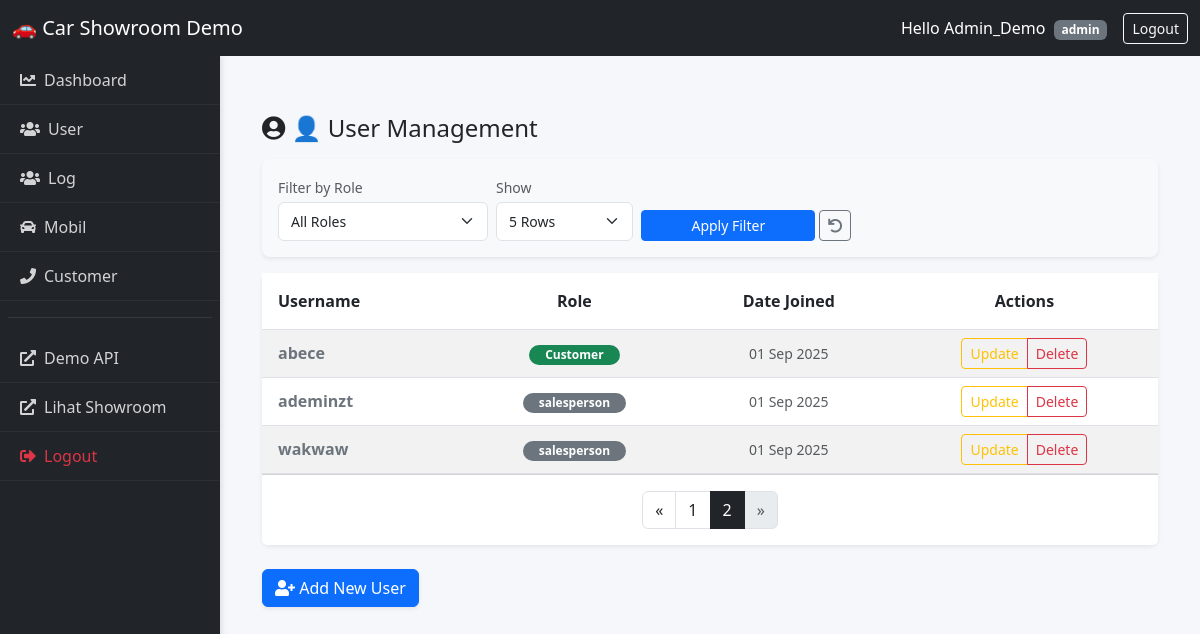
Page /users/?page=2&role=&paginate_by=5 (signed in) on the earlier database version.
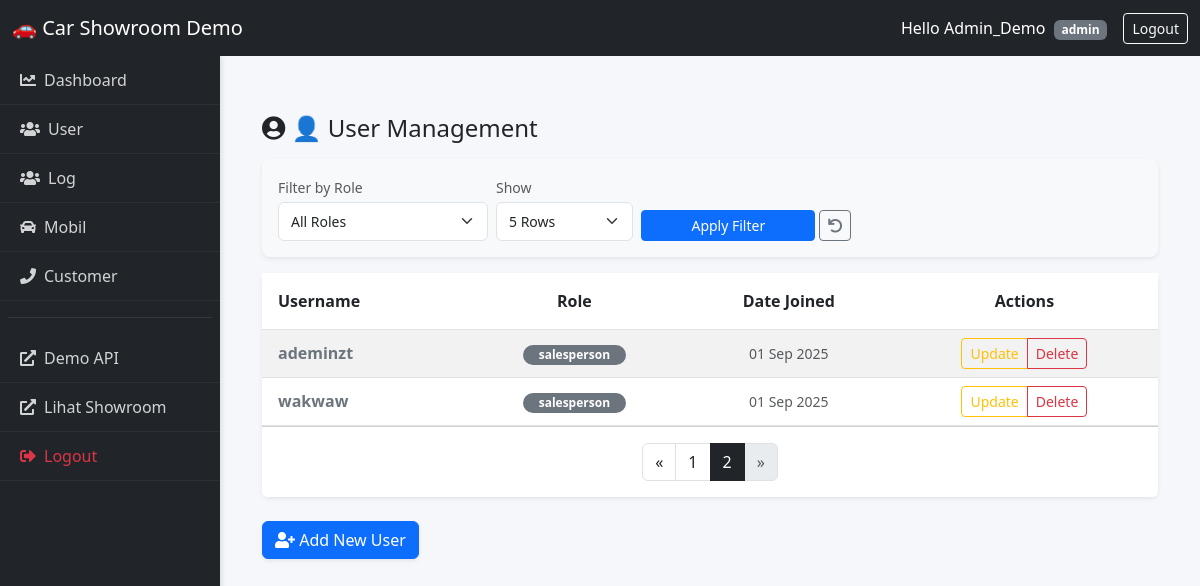
Same page on the later database version.
### users/models.py (models this page shows, shortened)
class User(AbstractUser):
    ROLE_CHOICES = (
        ("admin", "Admin"),
        ("salesperson", "Salesperson"),
        ("customer", "Customer"),
    )
    role = models.CharField(max_length=20, choices=ROLE_CHOICES, default="customer")

### cars/views.py (the view)
    def wrapper(request, *args, **kwargs):
        if request.user.is_authenticated and (request.user.is_superuser or request.user.role in ["admin"]):
            return view_func(request, *args, **kwargs)
        return redirect("carList")

### cars/views.py (called while the page is built)
def admin_required(view_func):
    def wrapper(request, *args, **kwargs):
        if request.user.is_authenticated and (request.user.is_superuser or request.user.role in ["admin"]):
            return view_func(request, *args, **kwargs)
        return redirect("carList")
    return wrapper

### demo/templates/demo/userlist_dashboard.html (shortened to what the changed rows need)
{% extends "demo/base.html" %}
{% block content %}
<div class="container-fluid mt-4">
    <div class="card shadow-sm border-0">
        <div class="card-body p-0">
            <div class="table-responsive">
                <table class="table table-hover table-striped align-middle mb-0">
                    <thead class="bg-dark text-white">
                        <tr>
                            <th class="py-3 ps-3">Username</th>
                            <th class="py-3 text-center">Role</th>
                            <th class="py-3 text-center">Date Joined</th>
                            <th class="py-3 text-center">Actions</th>
                        </tr>
                    </thead>
                    <tbody>
                        {% for user in users %}
                        <tr>
                            <td class="ps-3 fw-bold text-secondary">
                                {{ user.username }}
                            </td>
                            <td class="text-center">
                                {% if user.role == 'admin' %}
                                    <span class="badge bg-danger rounded-pill px-3">Admin</span>
                                {% elif user.role == 'sales' %}
                                    <span class="badge bg-warning text-dark rounded-pill px-3">Sales</span>
                                {% elif user.role == 'customer' %}
                                    <span class="badge bg-success rounded-pill px-3">Customer</span>
                                {% else %}
                                    <span class="badge bg-secondary rounded-pill px-3">{{ user.role|default:"No Role" }}</span>
                                {% endif %}
                            </td>
                            <td class="text-center text-muted small">
                                {{ user.date_joined|date:"d M Y" }}
                            </td>
                            <td class="text-center">
                                <div class="btn-group" role="group">
                                    <a href="{% url 'update_user' user.id %}" class="btn btn-sm btn-outline-warning" title="Edit User">
                                        Update
                                    </a>
                                    {% if user.id != request.user.id %}
                                        <a href="{% url 'delete_user' user.id %}" class="btn btn-sm btn-outline-danger"
                                           onclick="return confirm('Are you sure you want to delete user {{ user.username }}?');" title="Delete User">
                                            Delete
                                        </a>
                                    {% else %}
                                        <button class="btn btn-sm btn-outline-secondary" disabled title="Cannot delete yourself">Delete</button>
                                    {% endif %}
                                </div>
                            </td>
                        </tr>
                        {% endfor %}
                    </tbody>
                </table>
            </div>
        </div>
        <div class="card-footer bg-white py-3">
            <nav aria-label="Page navigation">
                <ul class="pagination justify-content-center m-0">
                    {% for num in users.paginator.page_range %}
                        {% if users.number == num %}
                            <li class="page-item active"><span class="page-link bg-dark border-dark">{{ num }}</span></li>
                        {% elif num > users.number|add:'-3' and num < users.number|add:'3' %}
                            <li class="page-item">
                                <a class="page-link text-dark" href="?page={{ num }}&role={{ selected_role|default:'' }}&paginate_by={{ items_per_page }}">
                                    {{ num }}
                                </a>
                            </li>
                        {% endif %}
                    {% endfor %}
                </ul>
            </nav>
        </div>
    </div>
</div>
{% endblock %}

Differences in the rows shown:
removed User: username "abece", role "Customer", date_joined "01 Sep 2025"
